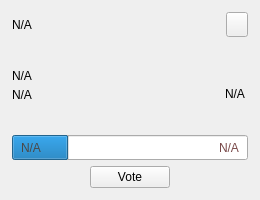
<?xml version="1.0" encoding="UTF-8"?>
<ui version="4.0">
 <class>ProposalCard</class>
 <widget class="QWidget" name="ProposalCard">
  <property name="geometry">
   <rect>
    <x>0</x>
    <y>0</y>
    <width>260</width>
    <height>200</height>
   </rect>
  </property>
  <property name="sizePolicy">
   <sizepolicy hsizetype="MinimumExpanding" vsizetype="MinimumExpanding">
    <horstretch>0</horstretch>
    <verstretch>0</verstretch>
   </sizepolicy>
  </property>
  <property name="minimumSize">
   <size>
    <width>260</width>
    <height>200</height>
   </size>
  </property>
  <property name="maximumSize">
   <size>
    <width>330</width>
    <height>200</height>
   </size>
  </property>
  <layout class="QVBoxLayout" name="verticalLayout_1">
   <property name="spacing">
    <number>0</number>
   </property>
   <property name="leftMargin">
    <number>0</number>
   </property>
   <property name="topMargin">
    <number>0</number>
   </property>
   <property name="rightMargin">
    <number>0</number>
   </property>
   <property name="bottomMargin">
    <number>0</number>
   </property>
   <item>
    <widget class="QWidget" name="card" native="true">
     <property name="sizePolicy">
      <sizepolicy hsizetype="Preferred" vsizetype="Minimum">
       <horstretch>0</horstretch>
       <verstretch>0</verstretch>
      </sizepolicy>
     </property>
     <property name="minimumSize">
      <size>
       <width>0</width>
       <height>200</height>
      </size>
     </property>
     <property name="styleSheet">
      <string notr="true"/>
     </property>
     <layout class="QVBoxLayout" name="verticalLayout_2" stretch="4,4,2,4">
      <property name="leftMargin">
       <number>12</number>
      </property>
      <property name="topMargin">
       <number>12</number>
      </property>
      <property name="rightMargin">
       <number>12</number>
      </property>
      <property name="bottomMargin">
       <number>12</number>
      </property>
      <item>
       <layout class="QHBoxLayout" name="horizontalLayout_1">
        <property name="spacing">
         <number>0</number>
        </property>
        <item>
         <widget class="QLabel" name="labelPropName">
          <property name="text">
           <string notr="true">N/A</string>
          </property>
         </widget>
        </item>
        <item>
         <spacer name="horizontalSpacer_1">
          <property name="orientation">
           <enum>Qt::Horizontal</enum>
          </property>
          <property name="sizeHint" stdset="0">
           <size>
            <width>40</width>
            <height>20</height>
           </size>
          </property>
         </spacer>
        </item>
        <item>
         <widget class="QPushButton" name="btnLink">
          <property name="sizePolicy">
           <sizepolicy hsizetype="Fixed" vsizetype="Fixed">
            <horstretch>0</horstretch>
            <verstretch>0</verstretch>
           </sizepolicy>
          </property>
          <property name="maximumSize">
           <size>
            <width>22</width>
            <height>25</height>
           </size>
          </property>
          <property name="cursor">
           <cursorShape>PointingHandCursor</cursorShape>
          </property>
          <property name="focusPolicy">
           <enum>Qt::NoFocus</enum>
          </property>
          <property name="text">
           <string/>
          </property>
         </widget>
        </item>
       </layout>
      </item>
      <item>
       <widget class="QWidget" name="widget" native="true">
        <layout class="QHBoxLayout" name="horizontalLayout_2">
         <property name="spacing">
          <number>0</number>
         </property>
         <property name="leftMargin">
          <number>0</number>
         </property>
         <property name="topMargin">
          <number>0</number>
         </property>
         <property name="rightMargin">
          <number>0</number>
         </property>
         <property name="bottomMargin">
          <number>0</number>
         </property>
         <item>
          <widget class="QWidget" name="containerAmount" native="true">
           <property name="sizePolicy">
            <sizepolicy hsizetype="Preferred" vsizetype="Fixed">
             <horstretch>0</horstretch>
             <verstretch>0</verstretch>
            </sizepolicy>
           </property>
           <layout class="QVBoxLayout" name="verticalLayout_3">
            <property name="spacing">
             <number>5</number>
            </property>
            <property name="sizeConstraint">
             <enum>QLayout::SetMinimumSize</enum>
            </property>
            <property name="leftMargin">
             <number>0</number>
            </property>
            <property name="topMargin">
             <number>0</number>
            </property>
            <property name="rightMargin">
             <number>0</number>
            </property>
            <property name="bottomMargin">
             <number>0</number>
            </property>
            <item alignment="Qt::AlignBottom">
             <widget class="QLabel" name="labelPropAmount">
              <property name="text">
               <string notr="true">N/A</string>
              </property>
             </widget>
            </item>
            <item>
             <widget class="QLabel" name="labelPropMonths">
              <property name="text">
               <string notr="true">N/A</string>
              </property>
             </widget>
            </item>
           </layout>
          </widget>
         </item>
         <item>
          <spacer name="horizontalSpacer_2">
           <property name="orientation">
            <enum>Qt::Horizontal</enum>
           </property>
           <property name="sizeHint" stdset="0">
            <size>
             <width>40</width>
             <height>20</height>
            </size>
           </property>
          </spacer>
         </item>
         <item alignment="Qt::AlignVCenter">
          <widget class="QLabel" name="labelStatus">
           <property name="styleSheet">
            <string notr="true">margin-top:16;</string>
           </property>
           <property name="text">
            <string notr="true">N/A</string>
           </property>
          </widget>
         </item>
        </layout>
       </widget>
      </item>
      <item>
       <widget class="QWidget" name="containerVotes" native="true">
        <property name="sizePolicy">
         <sizepolicy hsizetype="Preferred" vsizetype="Fixed">
          <horstretch>0</horstretch>
          <verstretch>0</verstretch>
         </sizepolicy>
        </property>
        <layout class="QGridLayout" name="gridLayout">
         <property name="leftMargin">
          <number>0</number>
         </property>
         <property name="topMargin">
          <number>0</number>
         </property>
         <property name="rightMargin">
          <number>0</number>
         </property>
         <property name="bottomMargin">
          <number>0</number>
         </property>
         <property name="spacing">
          <number>0</number>
         </property>
         <item row="0" column="0">
          <widget class="QProgressBar" name="votesBar">
           <property name="sizePolicy">
            <sizepolicy hsizetype="Expanding" vsizetype="Expanding">
             <horstretch>0</horstretch>
             <verstretch>0</verstretch>
            </sizepolicy>
           </property>
           <property name="minimumSize">
            <size>
             <width>0</width>
             <height>25</height>
            </size>
           </property>
           <property name="font">
            <font>
             <stylestrategy>NoAntialias</stylestrategy>
            </font>
           </property>
           <property name="value">
            <number>24</number>
           </property>
           <property name="textVisible">
            <bool>false</bool>
           </property>
          </widget>
         </item>
         <item row="0" column="0">
          <widget class="QWidget" name="containerText" native="true">
           <property name="minimumSize">
            <size>
             <width>0</width>
             <height>0</height>
            </size>
           </property>
           <layout class="QHBoxLayout" name="horizontalLayout_3">
            <property name="spacing">
             <number>0</number>
            </property>
            <property name="topMargin">
             <number>0</number>
            </property>
            <property name="bottomMargin">
             <number>0</number>
            </property>
            <item>
             <widget class="QLabel" name="labelNo">
              <property name="styleSheet">
               <string notr="true">color:#4A4848;</string>
              </property>
              <property name="text">
               <string notr="true">N/A</string>
              </property>
             </widget>
            </item>
            <item>
             <spacer name="horizontalSpacer_3">
              <property name="orientation">
               <enum>Qt::Horizontal</enum>
              </property>
              <property name="sizeHint" stdset="0">
               <size>
                <width>93</width>
                <height>20</height>
               </size>
              </property>
             </spacer>
            </item>
            <item>
             <widget class="QLabel" name="labelYes">
              <property name="styleSheet">
               <string notr="true">color:#784848;</string>
              </property>
              <property name="text">
               <string notr="true">N/A</string>
              </property>
             </widget>
            </item>
           </layout>
          </widget>
         </item>
        </layout>
       </widget>
      </item>
      <item>
       <layout class="QHBoxLayout" name="horizontalLayout_4">
        <item>
         <spacer name="horizontalSpacer_4">
          <property name="orientation">
           <enum>Qt::Horizontal</enum>
          </property>
          <property name="sizeHint" stdset="0">
           <size>
            <width>40</width>
            <height>20</height>
           </size>
          </property>
         </spacer>
        </item>
        <item>
         <widget class="QPushButton" name="btnVote">
          <property name="minimumSize">
           <size>
            <width>80</width>
            <height>0</height>
           </size>
          </property>
          <property name="focusPolicy">
           <enum>Qt::NoFocus</enum>
          </property>
          <property name="styleSheet">
           <string notr="true"/>
          </property>
          <property name="text">
           <string>Vote</string>
          </property>
         </widget>
        </item>
        <item>
         <spacer name="horizontalSpacer_5">
          <property name="orientation">
           <enum>Qt::Horizontal</enum>
          </property>
          <property name="sizeHint" stdset="0">
           <size>
            <width>40</width>
            <height>20</height>
           </size>
          </property>
         </spacer>
        </item>
       </layout>
      </item>
     </layout>
    </widget>
   </item>
  </layout>
 </widget>
 <resources/>
 <connections/>
</ui>
